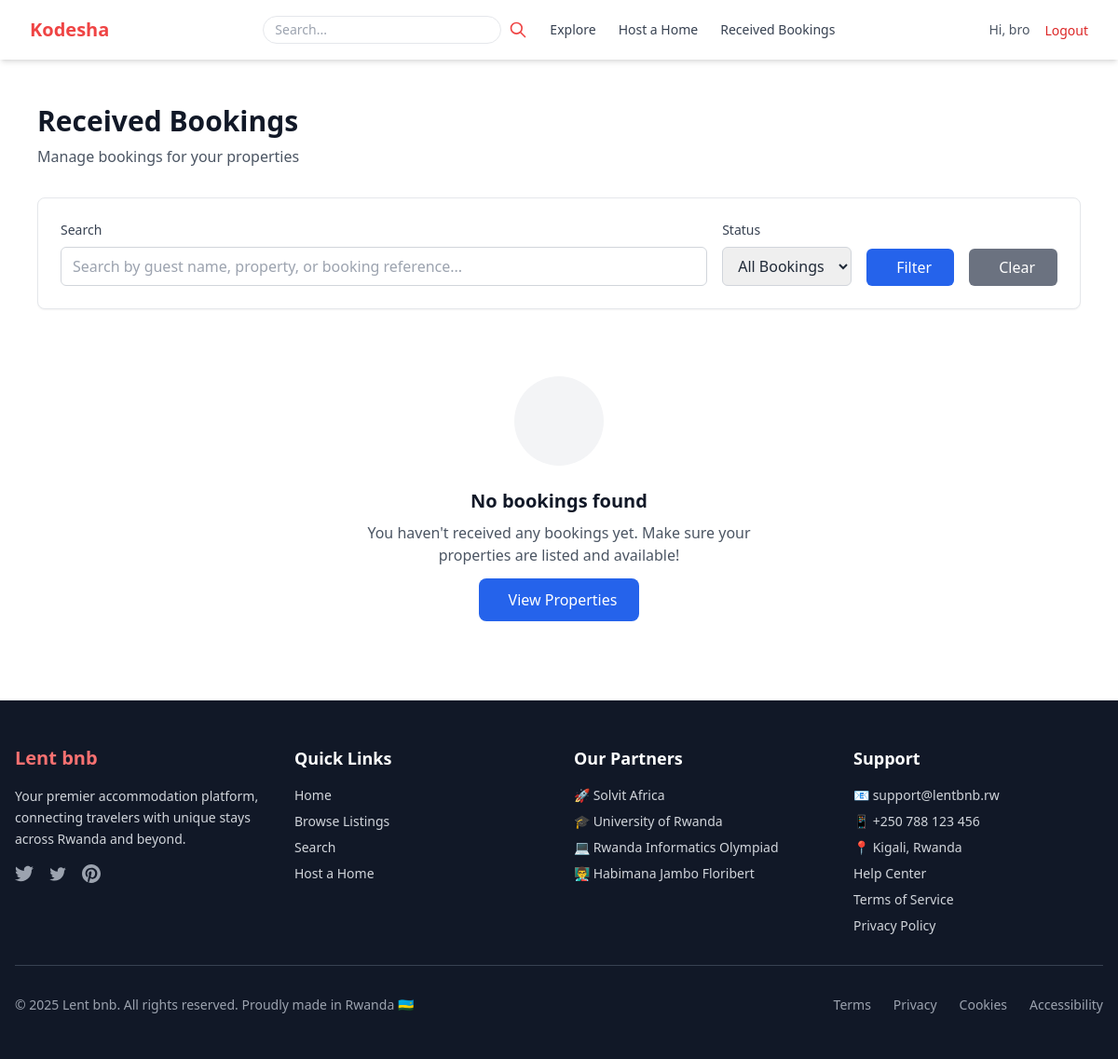
Page /bookings/host-bookings/ (signed in) on the earlier database version.
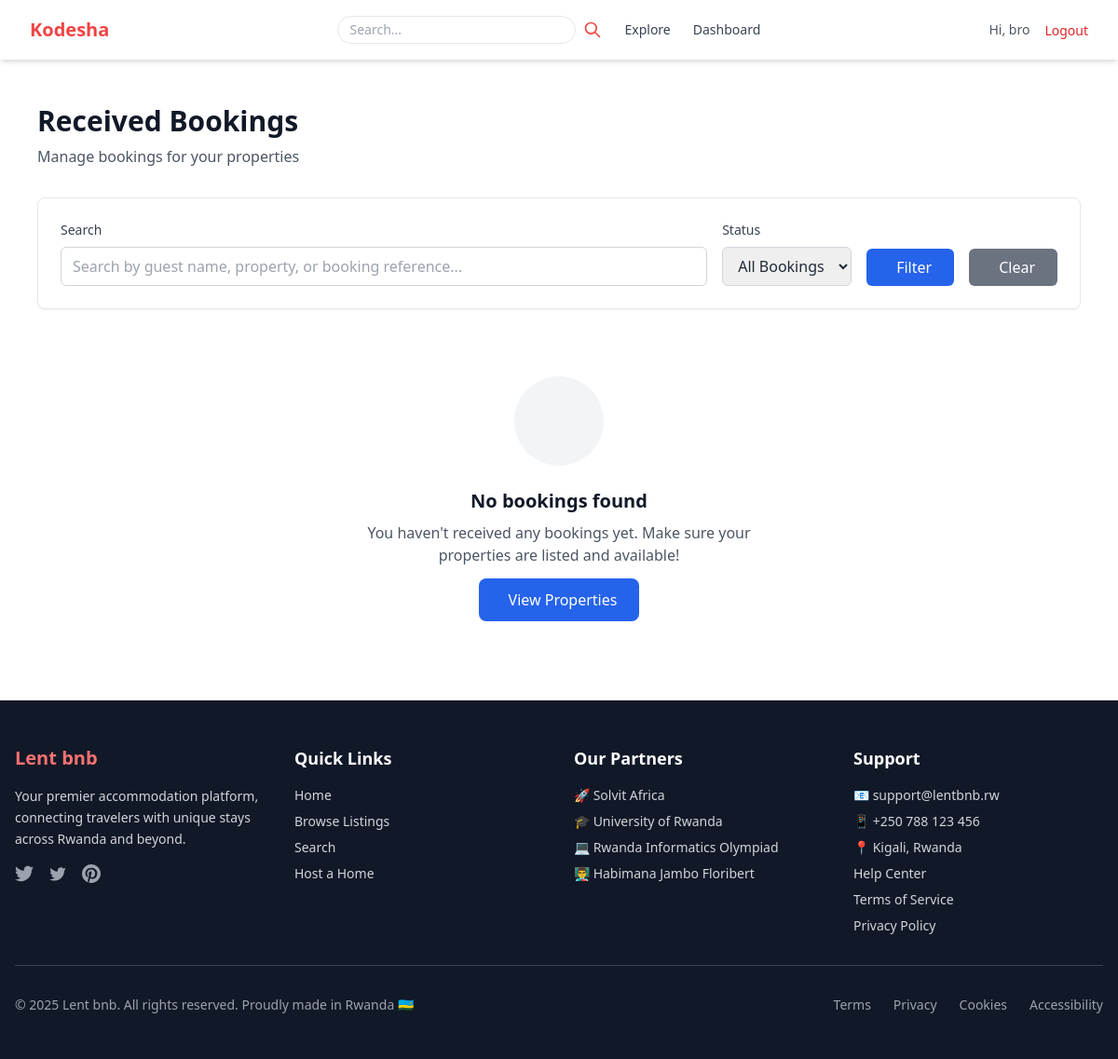
Same page on the later database version.
### bookings/views.py (the view)
# urls.py: path('host-bookings/', views.host_bookings, name='host_bookings'),
@login_required
def host_bookings(request):
    if request.user.role not in ['host', 'admin']:
        messages.error(request, "Access denied.")
        return redirect('listing:home')
    status_filter = request.GET.get('status', 'all')
    search_query = request.GET.get('search', '')
    bookings = Booking.objects.filter(listing__host=request.user)
    if status_filter != 'all':
        bookings = bookings.filter(status=status_filter)
    if search_query:
        bookings = bookings.filter(
            Q(user__username__icontains=search_query) |
            Q(booking_reference__icontains=search_query) |
            Q(listing__title__icontains=search_query)
        )
    paginator = Paginator(bookings, 10)
    page_number = request.GET.get('page')
    page_obj = paginator.get_page(page_number)
    context = {
        'page_obj': page_obj,
        'status_filter': status_filter,
        'search_query': search_query,
        'title': 'Received Bookings'
    }
    return render(request, 'bookings/host_bookings.html', context)

### bookings/templates/bookings/host_bookings.html (shortened to what the changed rows need)
{% extends 'base.html' %}
{% load static %}
{% block content %}
<div class="max-w-6xl mx-auto px-4 py-8">
    <div class="flex items-center justify-between mb-8">
        <div>
            <h1 class="text-3xl font-bold text-gray-900">Received Bookings</h1>
        </div>
    </div>
</div>
{% endblock %}

### templates/navbar.html (shortened to what this page needs)
<nav class="bg-white shadow-md sticky top-0 z-50">
  <div class="max-w-7xl mx-auto px-4 sm:px-6 lg:px-8">
    <div class="flex justify-between h-16 items-center">
      <div class="flex-shrink-0">
        <a href="{% url 'listing:home' %}" class="text-xl font-bold text-red-500">Kodesha</a>
      </div>
      <div class="hidden md:flex items-center space-x-6">
        <form action="{% url 'listing:search' %}" method="get" class="flex items-center">
          <input type="text" name="q" placeholder="Search..."
                 class="px-3 py-1 text-sm border border-gray-200 rounded-full focus:outline-none focus:ring-2 focus:ring-red-500 w-64" />
          <button type="submit" title="Search" class="ml-2 text-red-500 hover:text-red-600">
            <svg class="h-5 w-5" fill="none" stroke="currentColor" viewBox="0 0 24 24">
              <path stroke-linecap="round" stroke-linejoin="round" stroke-width="2" d="M21 21l-6-6m2-5a7 7 0 11-14 0 7 7 0 0114 0z"></path>
            </svg>
          </button>
        </form>
        <a href="{% url 'listing:list' %}" class="text-sm font-medium text-gray-700 hover:text-red-500">Explore</a>
        {% if user.is_authenticated %}
          {% if request.user.role == 'host'%}
            <a href="{% url 'listing:create' %}" class="text-sm font-medium text-gray-700 hover:text-red-500">Host a Home</a>
            <a href="{% url 'bookings:host_bookings' %}" class="text-sm font-medium text-gray-700 hover:text-red-500">Received Bookings</a>
          {% endif %}
          {% if request.user.role == 'admin' %}
            <a href="#" class="text-sm font-medium text-gray-700 hover:text-red-500">Dashboard</a>
          {% endif %}
        {% endif %}
      </div>
      <div class="hidden md:flex items-center space-x-4">
        {% if user.is_authenticated %}
          <span class="text-sm text-gray-600">Hi, {{ user.username }}</span>
          <form method="post" action="{% url 'accounts:logout' %}" class="inline">
  <button type="submit" class="text-sm text-red-600 hover:underline bg-transparent border-none cursor-pointer p-0">
    Logout
  </button>
</form>
        {% else %}
          <a href="{% url 'accounts:login' %}" class="text-sm text-gray-700 hover:text-red-500">Login</a>
          <a href="{% url 'accounts:register' %}" class="text-sm text-white bg-red-500 px-3 py-1 rounded-full hover:bg-red-600">Sign Up</a>
        {% endif %}
      </div>
    </div>
  </div>
</nav>

Differences in the rows shown:
changed User "bro": role "host" → "admin" (drawn)
Other differences:
text no longer shown: "Host a Home Received Bookings"
text now shown: "Dashboard"
